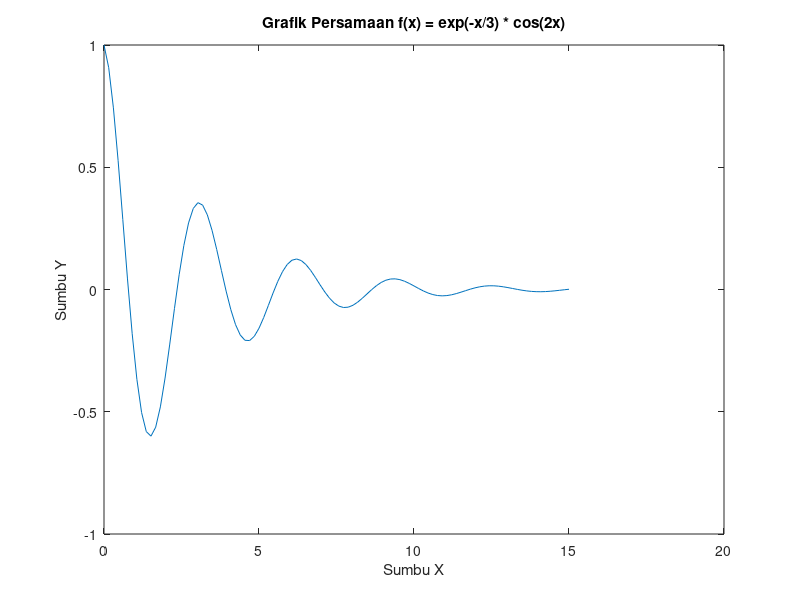

Reproduce this figure in MATLAB.
x = linspace(0, 15);
y = exp(-x/3) .* cos(2*x);

plot(x, y);
xlabel('Sumbu X');
ylabel('Sumbu Y');
title('Grafik Persamaan f(x) = exp(-x/3) * cos(2x)');
